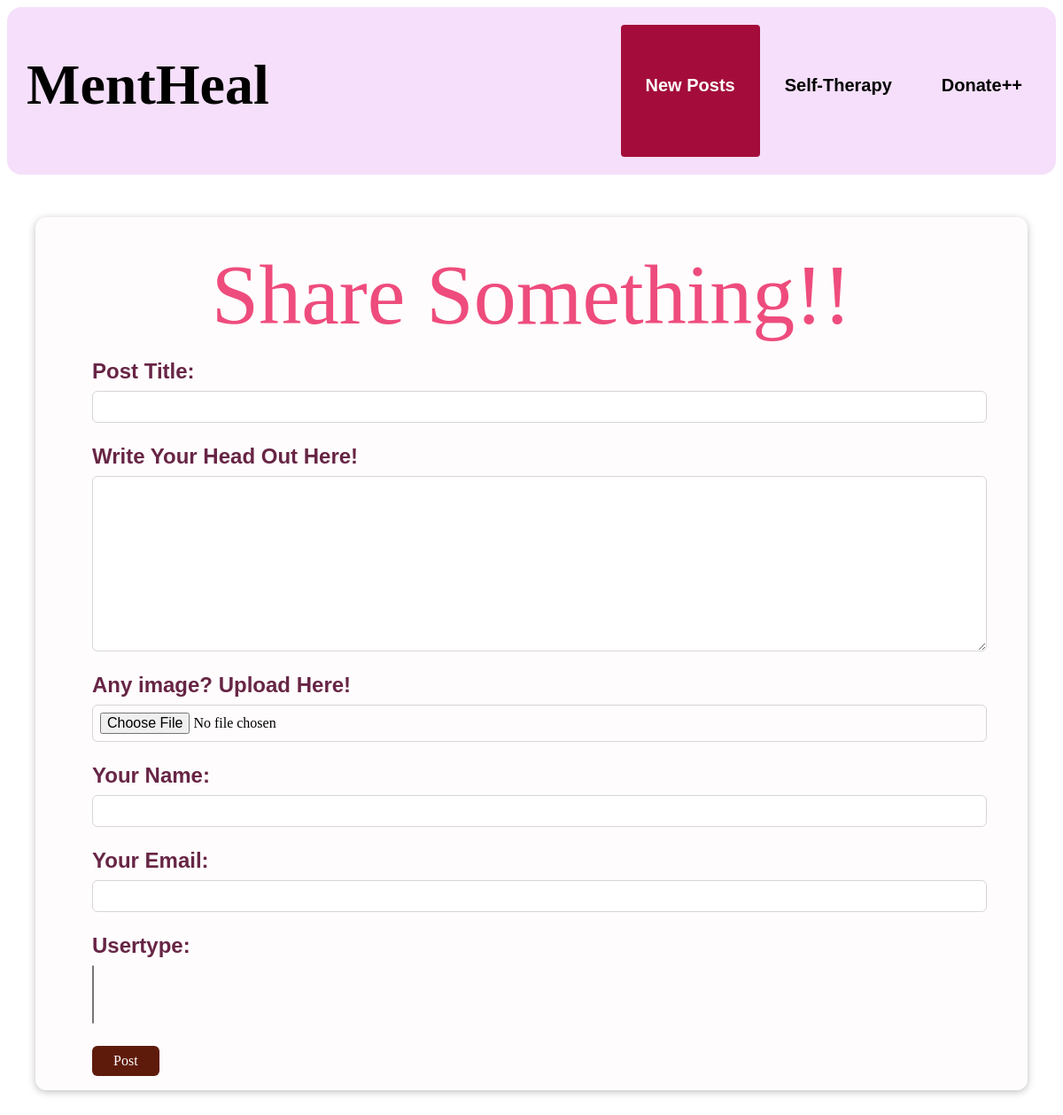
Page /new-post on the earlier database version.
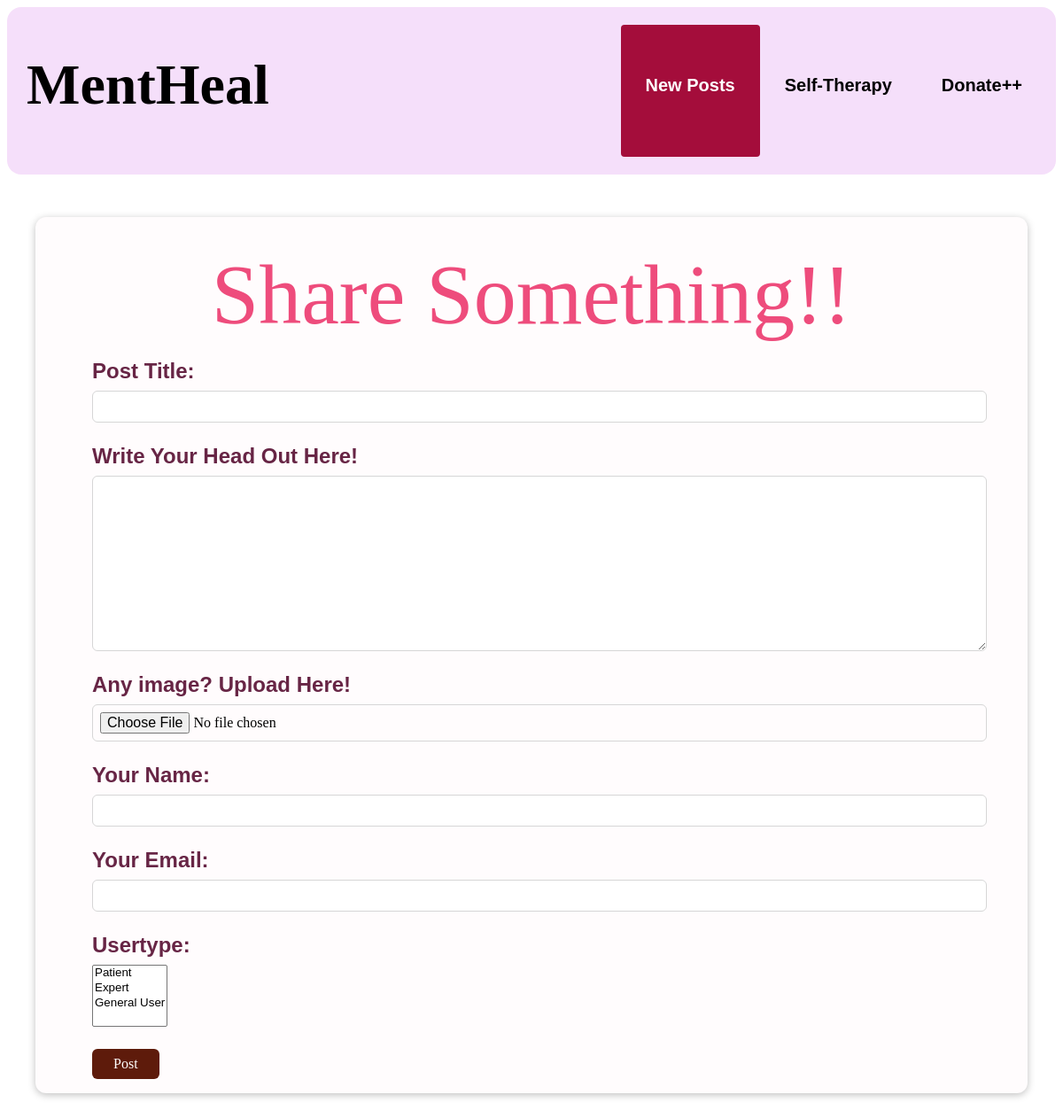
Same page on the later database version.
### mentapp/models.py (models this page shows)
class Tag(models.Model):
    usertype= models.CharField(max_length=20)
    def __str__(self):
        return f"{self.usertype}"

### mentapp/views.py (the view)
# urls.py: path('new-post',new_post, name="newpost"),
def new_post(request):
    post_form=NewPostForm()
    if request.method=="POST":
        post_form= NewPostForm(request.POST)
        post_form.save()
    context={
        "new_post_form":post_form
    }
    return render(request, 'mentapp/newpost.html',context)

### mentapp/forms.py
class NewPostForm (forms.ModelForm):
    class Meta:
        model=NewPost
        exclude=["date"]
        labels={
            "user_name": "Your Name",
            "user_email":"Your Email",
            "content":"Write Your Head Out Here!",
            "image_name":"Any image? Upload Here!",
            "title":"Post Title"
        }
        verbose_name = 'ModelName'
        verbose_name_plural = 'ModelNames'

### mentapp/templates/mentapp/newpost.html (shortened to what this page needs)
{% extends 'base.html' %}
{% load static %}
{% block css_block %}<link rel="stylesheet" href="{% static 'mentapp/newpost.css' %}">{% endblock  %}
{% block body_block %}
<section id="post-form">
    <section id="title">
        Share Something!!
    </section>
    <form action="{% url 'startpage' %}" method="POST" enctype="multipart/form-data">
    {% for form_field in new_post_form %}
    <div class="form-control" {% if form_field.errors %}invalid{% endif %}>
        {{form_field.label_tag}}
        {{form_field}}
    </div>
    {% endfor %}
    <button>Post</button>
    </form>
</section>
{% endblock  %}

### mentapp/templates/base.html (shortened to what this page needs)
{% load static %}
<!DOCTYPE html>
<html>
    <head>
        <link rel="stylesheet" href="{% static 'base.css' %}">
        {% block css_block %}{% endblock  %}
    </head>
    <body>
        <div class="header">
            <a href="{% url 'startpage' %}" class="app"><h1>MentHeal</h1></a>
            <div class="header-right">
              <a class="active" href="{% url 'newpost' %}"><h3>New Posts</h3></a>
              <a href="#SelfTherapy"><h3>Self-Therapy</h3></a>
              <a href="#about"><h3>Donate++</h3></a>
            </div>
          </div>
        {% block body_block %}{% endblock  %}
    </body>
</html>

### mentapp/static/base.css (style rules this page uses)
.header { overflow: hidden; background-color: #f5dffa; padding: 20px 10px; border-radius: 1rem; }
.header h1 { width: 15rem; font-size: 4rem; font-family: cursive; font-weight: bold; }
.header h3 { margin: 2.5rem auto; padding-top: 0.25rem; height: auto; font-family: 'Lucida Sans', 'Lucida Sans Regular', 'Lucida Grande', 'Lucida Sans Unicode', Geneva, Verdana, sans-serif; font-size: 1.25rem; box-shadow: #a40d3b; }
.header a { float: left; color: black; text-align: center; padding: 12px; text-decoration: none; font-size: 18px; line-height: 25px; border-radius: 4px; }
.header a.active { background-color: #a40d3b; color: white; }
.header-right { float: right; }
h3 { padding: 1rem; margin: auto 1rem; }

### mentapp/static/mentapp/newpost.css (style rules this page uses)
#title { color: #ee4c7c; text-align: center; line-height: 1.5; font-size: 6rem; text-shadow: #672545; text-size-adjust: 500%; }
#post-form { max-width: 90%; margin: 3rem 2rem; border-radius: 12px; background-color: rgb(255, 252, 253); box-shadow: 0 2px 8px rgba(0,0,0,0.25); padding: 1rem 4rem; }
#post-form button { background-color:#5e1b0b ; font: inherit; color: white; border: 1px solid; border: #672515; padding: 0.5rem 1.5rem; border-radius: 6px; cursor:pointer; }
.form-control { margin-bottom: 1.5rem; }
.form-control label { font-size: 1.5rem; font-weight: bold; font-family:'Gill Sans', 'Gill Sans MT', Calibri, 'Trebuchet MS', sans-serif; margin-bottom: 0.5rem; color: #672545; display:block; }
.form-control input, .form-control textarea { font-family:'Gill Sans', 'Gill Sans MT', Calibri, 'Trebuchet MS', sans-serif; font-size: 1.8rem; display:block; width: 100%; font: inherit; padding: 0.50rem; border-radius:6px; border: 1px solid rgb(214, 214, 214); }

Differences in the rows shown:
added Tag: new_post_form "Patient / Expert / General User"
